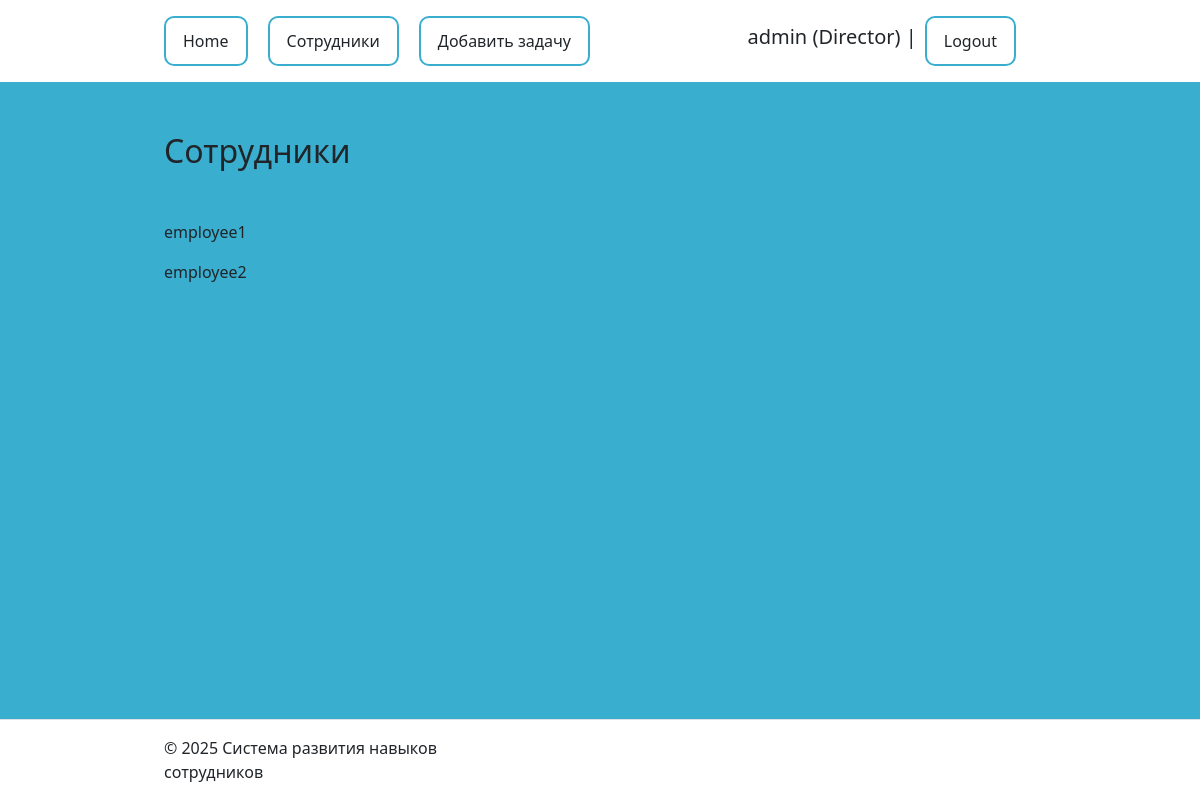
Page /employees/ (signed in) on the committed database.
### users/models.py (models this page shows)
class User(AbstractUser):
    ROLE_CHOICES = [
        ('director', 'Director'),
        ('employee', 'Employee'),
    ]
    role = models.CharField(choices=ROLE_CHOICES, default='director')
    def __str__(self):
        return f"{self.username} ({self.role})"

### skilltracker/views.py (the view)
# urls.py: path('employees/', Employees.as_view(), name = 'employees'),
class Employees(ListView):
    template_name = 'skilltracker/employees.html'
    extra_context = {'title': "Сотрудники"}
    context_object_name = 'employees'
    def get_queryset(self):
        return get_user_model().objects.filter(role = 'employee')

### skilltracker/templates/skilltracker/employees.html
{% extends 'individual_development_plans/base.html' %}
{% load static %}
{% block content %}
    <h2 class="title">
        {{ title }}
    </h2>
    {% for employee in employees %}
       <p> {{ employee.username }}</p>
    {% endfor %}
{% endblock %}

### templates/individual_development_plans/base.html (shortened to what this page needs)
{% load static %}
<!DOCTYPE html>
<html lang="en">
<head>
    <link href="https://cdn.jsdelivr.net/npm/bootstrap@5.3.0/dist/css/bootstrap.min.css" rel="stylesheet">
    <link type="text/css" href="{% static 'individual_development_plans/css/base.css' %}" rel="stylesheet" />
</head>
<body>
<header class="d-flex align-items-center justify-content-between py-3">
    <ul class="nav">
        <li class="nav-item">
            <a href="{% url 'main' %}" class="btn">Home</a>
        </li>
        {% if user.is_authenticated %}
            {% if user.role == 'employee' %}
            <li class="nav-item">
            <a href="{% url 'tasks' %}" class="btn">Мои задачи</a>
            </li>
        {% else %}
        <li class="nav-item">
            <a href="{% url 'employees' %}" class="btn">Сотрудники</a>
            </li>
        <li class="nav-item">
            <a href="{% url 'add-task' %}" class="btn">Добавить задачу</a>
            </li>
        {% endif %}
        {% endif %}
    </ul>
    <ul class="nav align-items-center">
        {% if user.is_authenticated %}
           <h5 class="d-inline-block pe-2"> {{user}} |</h5>
        <li class="nav-item">
        <form method="post" action="{% url 'users:logout' %}">
            <button type="submit" class="btn">Logout</button>
            </form>
            </li>
        {% endif %}
    </ul>
</header>
<main>
        {% block content %}{% endblock %}
</main>
<div class = "footer d-flex flex-wrap justify-content-between align-items-center py-3 border-top">
    <div class="col-md-4 d-flex align-items-center">&copy; 2025 Система развития навыков сотрудников
    </div>
</div>
</body>
</html>

### static/individual_development_plans/css/base.css (style rules this page uses)
body { background-color: #39AECF; display: flex; flex-direction: column; min-height: 100vh; }
header { background-color: white; margin-bottom: 50px; padding-left: 10.25rem; padding-right: 10.25rem; }
header > ul > li { border: 2px solid #39AECF; padding: 4px; border-radius: 10px; margin-right: 20px; }
.footer { background-color: white; padding-left: 10.25rem; padding-right: 10.25rem; position: fixed; right: 0; left: 0; bottom: 0; }
main { padding-left: 10.25rem; padding-right: 10.25rem; margin-bottom: 150px; }
.title { margin-bottom: 50px; }

### rows in the picture
User: username+role "admin (Director)"
User: username "employee1"
User: username "employee2"

### other values in the picture
{{ title }} "Сотрудники"
